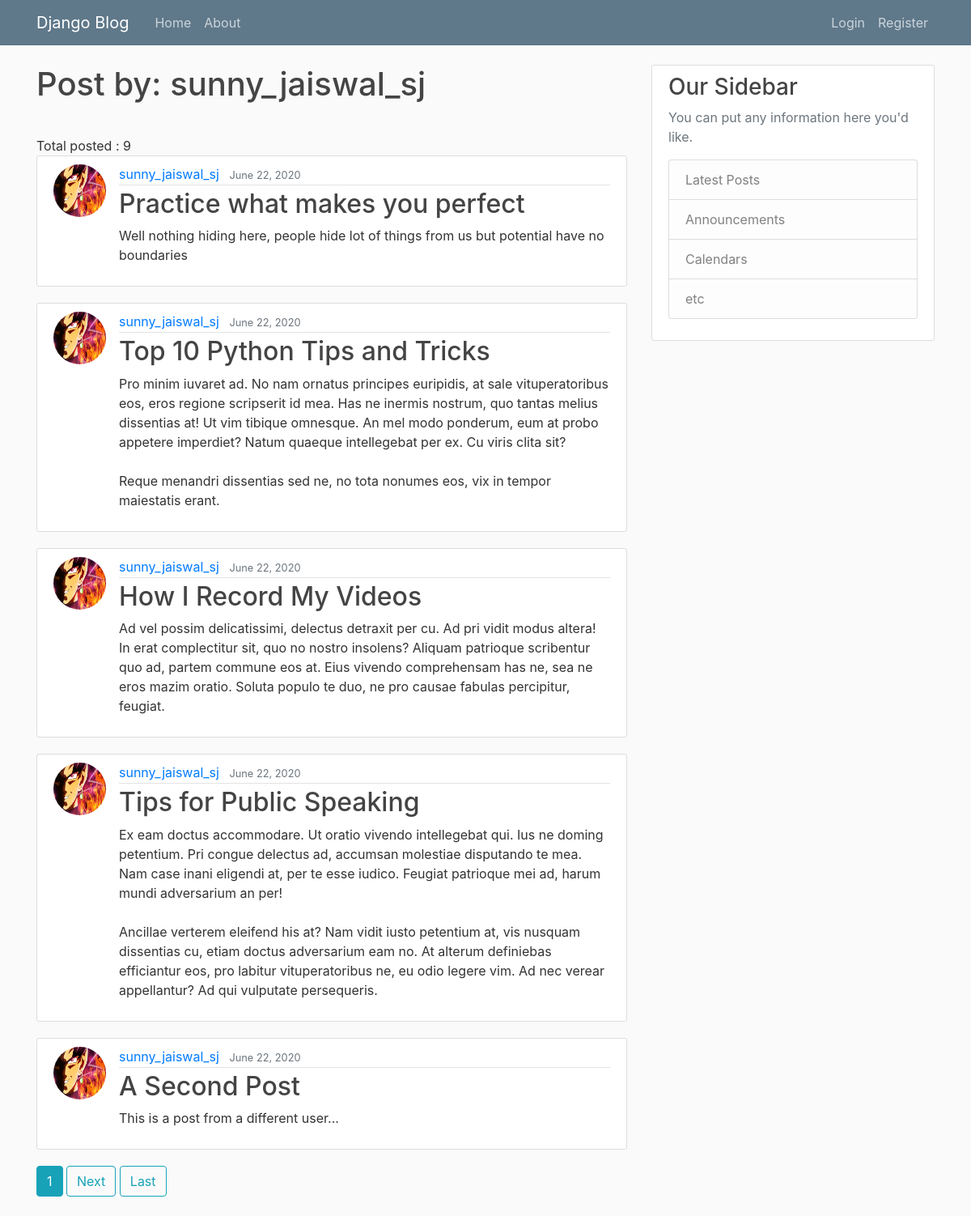
Screenshot of /user/sunny_jaiswal_sj with the database file from the repository.
### blog/models.py (models this page shows, shortened)
class Post(models.Model):
    title = models.CharField(max_length=100)
    content = models.TextField()
    date_posted = models.DateTimeField(default=timezone.now)
    author = models.ForeignKey(User,on_delete=models.CASCADE)

### users/models.py (models this page shows, shortened)
class Profile(models.Model):
    user = models.OneToOneField(User,on_delete=models.CASCADE)
    image = models.ImageField(default='default.jpg',upload_to='profile_pics')

### blog/views.py (the view)
# urls.py: path('user/<str:username>', UserPostListView.as_view(),name='user-posts'),
class UserPostListView(ListView):
    model = Post
    template_name = 'blog/user_post.html' #<app>/<model>_<view_type>.html
    context_object_name = 'posts'
    paginate_by = 5
    def get_queryset(self):
        user = get_object_or_404(User,username=self.kwargs.get('username'))
        return Post.objects.filter(author=user).order_by('-date_posted')

### blog/templates/blog/user_post.html (shortened to what this page needs)
{% extends 'blog/base.html' %}
{% block body %}
<h1 class="mb-3">Post by: {{ view.kwargs.username }} </h1><br>
<mwdium>Total posted : {{ page_obj.paginator.count }}</medium>
{% for post in posts %}
<article class="media content-section">
    <img class="rounded-circle article-img" src = "{{post.author.profile.image.url}}">
    <div class="media-body">
        <div class="article-metadata">
            <a class="mr-2" href="{% url 'user-posts' post.author.username %}">{{ post.author }}</a>
            <small class="text-muted">{{ post.date_posted|date:"F d, Y" }}</small>
        </div>
        <h2><a class="article-title" href="{% url 'post-detail' post.pk %}">{{ post.title }}</a></h2>
        <p class="article-content">{{ post.content }}</p>
    </div>
</article>
{% endfor %}
{% if is_paginated %}
    {% for num in page_obj.paginator.page_range %}
        {% if page_obj.number == num %}
            <a class="btn btn-info mb-4" href="?page={{ num }}">{{num}}</a>
        {% elif num > page_obj.number|add:'-3' and num < page_obj.number|add:'-3' %}
            <a class="btn btn-outline-info mb-4" href="?page={{num}}">{{num}}</a>
        {% endif %}
    {% endfor %}
    {% if page_obj.has_next %}
        <a class="btn btn-outline-info mb-4" href="?page={{ page_obj.next_page_number }}">Next</a>
        <a class="btn btn-outline-info mb-4" href="?page={{ page_obj.paginator.num_pages }}">Last</a>
    {% endif %}
{% endif %}
{% endblock body %}

### blog/static/blog/main.css (style rules this page uses)
body { background: #fafafa; color: #333333; margin-top: 5rem; }
h1, h2, h3, h4, h5, h6 { color: #444444; }
.content-section { background: #ffffff; padding: 10px 20px; border: 1px solid #dddddd; border-radius: 3px; margin-bottom: 20px; }
.article-title { color: #444444; }
.article-content { white-space: pre-line; }
.article-img { height: 65px; width: 65px; margin-right: 16px; }
.article-metadata { padding-bottom: 1px; margin-bottom: 4px; border-bottom: 1px solid #e3e3e3 }

### rows the page displays
Post: author.profile.image (picture), author "sunny_jaiswal_sj", date_posted "June 22, 2020", title "Practice what makes you perfect", content "Well nothing hiding here, people hide lot of things from us but potential have no boundaries"
Post: author.profile.image (picture), author "sunny_jaiswal_sj", date_posted "June 22, 2020", title "Top 10 Python Tips and Tricks", content "Pro minim iuvaret ad. No nam ornatus principes euripidis, at sale vituperatoribus eos, eros regione scripserit id mea. Has ne inermis nostrum, quo tantas melius dissentias at! Ut vim tibique omnesque. An mel modo ponderum, eum at probo appetere imperdiet? Natum quaeque intellegebat per ex. Cu viris clita sit? Reque menandri dissentias sed ne, no tota nonumes eos, vix in tempor maiestatis erant."
Post: author.profile.image (picture), author "sunny_jaiswal_sj", date_posted "June 22, 2020", title "How I Record My Videos", content "Ad vel possim delicatissimi, delectus detraxit per cu. Ad pri vidit modus altera! In erat complectitur sit, quo no nostro insolens? Aliquam patrioque scribentur quo ad, partem commune eos at. Eius vivendo comprehensam has ne, sea ne eros mazim oratio. Soluta populo te duo, ne pro causae fabulas percipitur, feugiat."
Post: author.profile.image (picture), author "sunny_jaiswal_sj", date_posted "June 22, 2020", title "Tips for Public Speaking", content "Ex eam doctus accommodare. Ut oratio vivendo intellegebat qui. Ius ne doming petentium. Pri congue delectus ad, accumsan molestiae disputando te mea. Nam case inani eligendi at, per te esse iudico. Feugiat patrioque mei ad, harum mundi adversarium an per! Ancillae verterem eleifend his at? Nam vidit iusto petentium at, vis nusquam dissentias cu, etiam doctus adversarium eam no. At alterum definiebas efficiantur eos, pro labitur vituperatoribus ne, eu odio legere vim. Ad nec verear appellantur? Ad qui vulputate persequeris."
Post: author.profile.image (picture), author "sunny_jaiswal_sj", date_posted "June 22, 2020", title "A Second Post", content "This is a post from a different user..."

### other values shown
{{ view.kwargs.username }} "sunny_jaiswal_sj"
{{ page_obj.paginator.count }} "9"
{{ num }} "1"
